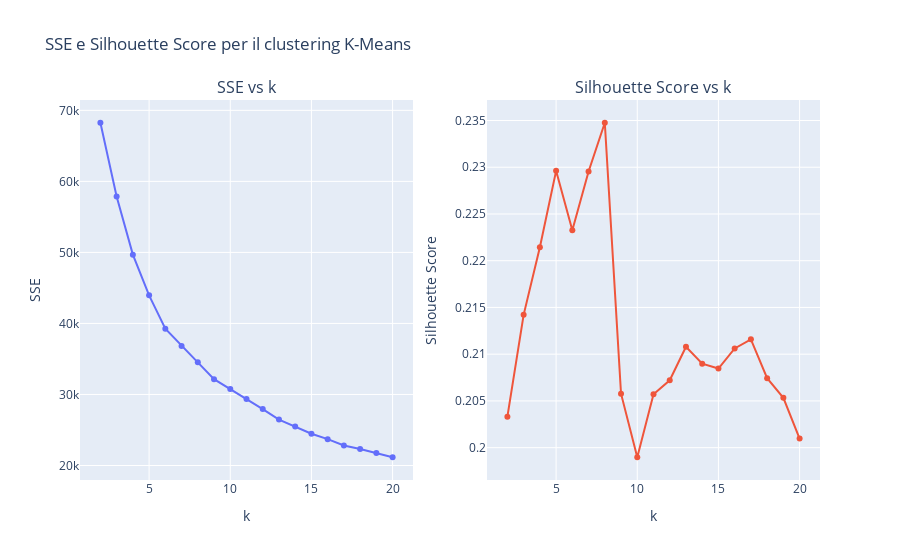

Write notebook code for a chart like this one.
### Code cell
scaler = StandardScaler()
#scaler = StandardScaler()
train_data = scaler.fit_transform(train_pca)

# Calcola SSE e Silhouette Score per diversi valori di k per scegliere il numero di cluster
sse_list = []
sil_list = []
k_values = range(2, 21)  # Prova valori di k da 2 a 20

for k in k_values:
    kmeans = KMeans(n_clusters=k, random_state=42)
    clusters = kmeans.fit_predict(train_data)
    sse_list.append(kmeans.inertia_)
    sil_list.append(silhouette_score(train_data, clusters))

# Crea la figura con due sottotrame (subplots)
fig = make_subplots(rows=1, cols=2, subplot_titles=("SSE vs k", "Silhouette Score vs k"))

# Grafico SSE vs k
fig.add_trace(
    go.Scatter(x=list(k_values), y=sse_list, mode='lines+markers', name="SSE"),
    row=1, col=1
)
fig.update_xaxes(title_text="k", row=1, col=1)
fig.update_yaxes(title_text="SSE", row=1, col=1)

# Grafico Silhouette Score vs k
fig.add_trace(
    go.Scatter(x=list(k_values), y=sil_list, mode='lines+markers', name="Silhouette"),
    row=1, col=2
)
fig.update_xaxes(title_text="k", row=1, col=2)
fig.update_yaxes(title_text="Silhouette Score", row=1, col=2)

# Layout generale della figura
fig.update_layout(title_text="SSE e Silhouette Score per il clustering K-Means",
                  showlegend=False)

# Mostra il grafico
fig.show()

### Figure 1 — Plotly figure (JSON) as saved in the notebook; plotly's stock layout.template omitted (floating-point values rounded to 4 significant figures)
{"data": [{"mode": "lines+markers", "name": "SSE", "type": "scatter", "x": [2, 3, 4, 5, 6, 7, 8, 9, 10, 11, 12, 13, 14, 15, 16, 17, 18, 19, 20], "xaxis": "x", "y": [68250.0, 57880.0, 49690.0, 43950.0, 39250.0, 36810.0, 34520.0, 32150.0, 30780.0, 29350.0, 27940.0, 26460.0, 25490.0, 24470.0, 23710.0, 22810.0, 22310.0, 21760.0, 21160.0], "yaxis": "y"}, {"mode": "lines+markers", "name": "Silhouette", "type": "scatter", "x": [2, 3, 4, 5, 6, 7, 8, 9, 10, 11, 12, 13, 14, 15, 16, 17, 18, 19, 20], "xaxis": "x2", "y": [0.2033, 0.2142, 0.2214, 0.2296, 0.2233, 0.2295, 0.2348, 0.2058, 0.199, 0.2057, 0.2072, 0.2108, 0.209, 0.2085, 0.2106, 0.2116, 0.2074, 0.2053, 0.201], "yaxis": "y2"}], "layout": {"annotations": [{"font": {"size": 16}, "showarrow": false, "text": "SSE vs k", "x": 0.225, "xanchor": "center", "xref": "paper", "y": 1, "yanchor": "bottom", "yref": "paper"}, {"font": {"size": 16}, "showarrow": false, "text": "Silhouette Score vs k", "x": 0.775, "xanchor": "center", "xref": "paper", "y": 1, "yanchor": "bottom", "yref": "paper"}], "showlegend": false, "title": {"text": "SSE e Silhouette Score per il clustering K-Means"}, "xaxis": {"anchor": "y", "domain": [0, 0.45], "title": {"text": "k"}}, "xaxis2": {"anchor": "y2", "domain": [0.55, 1], "title": {"text": "k"}}, "yaxis": {"anchor": "x", "domain": [0, 1], "title": {"text": "SSE"}}, "yaxis2": {"anchor": "x2", "domain": [0, 1], "title": {"text": "Silhouette Score"}}}}
